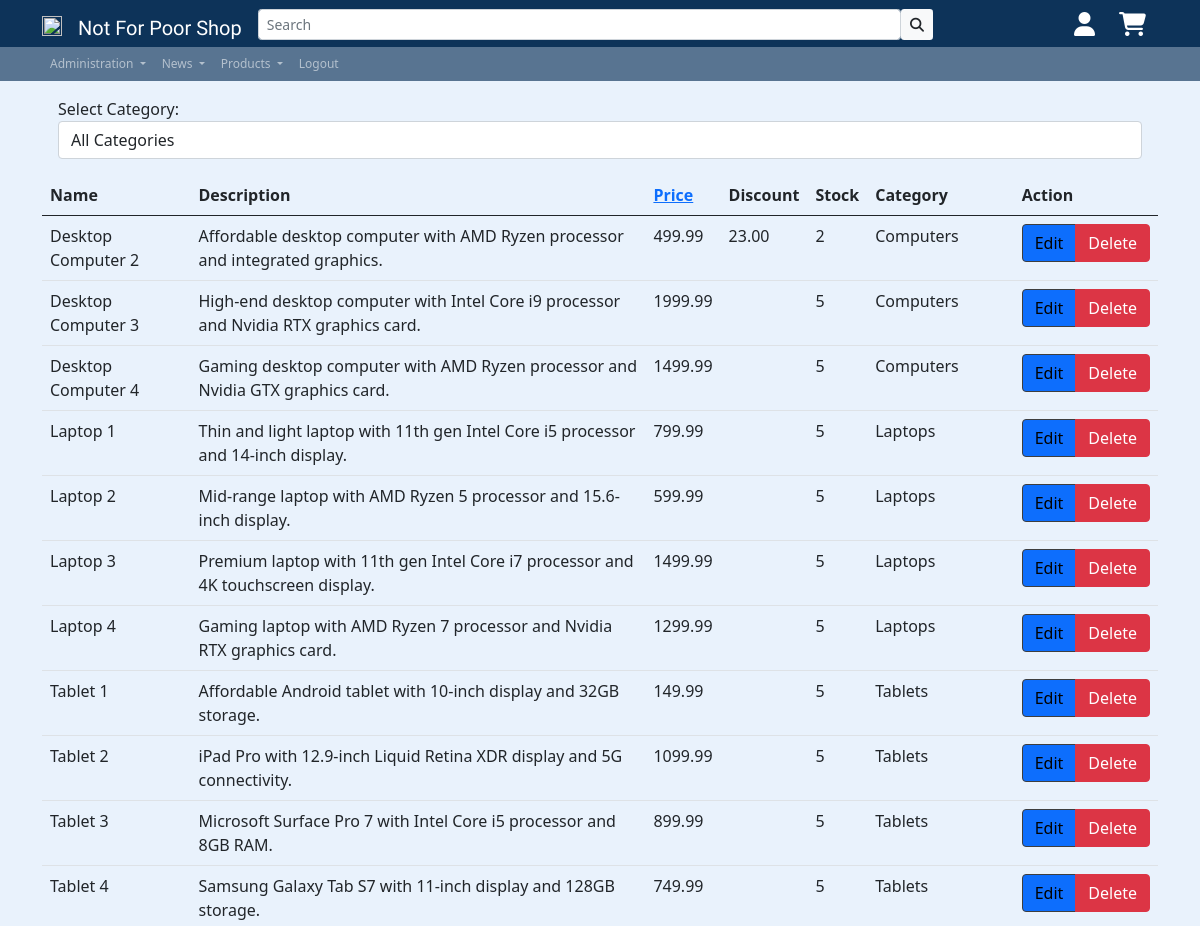
The page /app/inc/pgs/product_sellerpage.php (signed in, upper part) on the database as committed earlier.
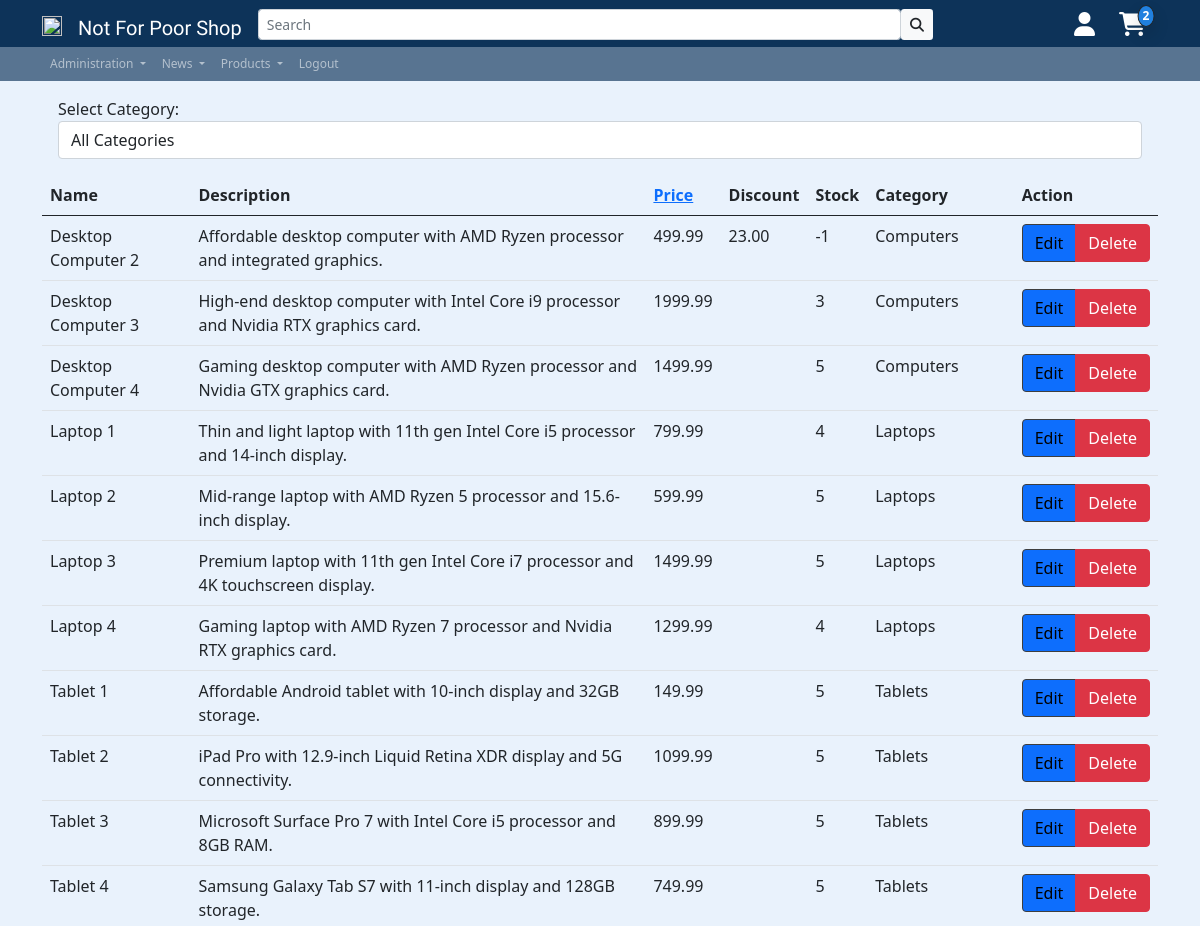
The same page on the database as committed later.
### tables this page shows
CREATE TABLE `products` (
  `id` int(11) NOT NULL,
  `seller_id` int(11) NOT NULL,
  `category_id` int(11) NOT NULL,
  `name` varchar(50) NOT NULL,
  `description` text DEFAULT NULL,
  `price` decimal(10,2) NOT NULL,
  `Discount` decimal(10,2) DEFAULT NULL,
  `Stock` int(11) DEFAULT NULL
);

CREATE TABLE `categories` (
  `id` int(11) NOT NULL,
  `name` varchar(50) NOT NULL
);

### app/config/check_shoppingcart_amount.php (called while the page is built, shortened)
<?php
require_once('dbaccess.php');
$db_obj = new mysqli($host, $user, $password, $database);
$query = "SELECT SUM(quantity) AS totalQuantity FROM shoppingcart WHERE user_id = " . $_SESSION['user_id'];
$result = mysqli_query($db_obj, $query);
if ($result) {
    $row = mysqli_fetch_assoc($result);
    $totalQuantity = $row['totalQuantity'];
    $currentShoppingcartAmount = $totalQuantity;
}

### app/inc/pgs/product_sellerpage.php (the view, shortened to what the changed rows need)
<!DOCTYPE html>
<html lang="en">
<head>
    <?php
    include '../includes/head.php';
    require_once('../../config/dbaccess.php');
    ?>
</head>
<body class="d-flex flex-column min-vh-100">
    <div class="container">
        <?php
        $db_obj = new mysqli($host, $user, $password, $database);
        $sql = 'SELECT * FROM categories';
        $stmt = $db_obj->prepare($sql);
        $stmt->execute();
        $result = $stmt->get_result();
        $categories = $result->fetch_all(MYSQLI_ASSOC);
        $selectedCategoryId = null;
        $sql = 'SELECT * FROM products WHERE seller_id = ?';
        $stmt = $db_obj->prepare($sql);
        if ($selectedCategoryId) {
            $stmt->bind_param('ii', $_SESSION['seller_id'], $selectedCategoryId);
        } else {
            $stmt->bind_param('i', $_SESSION['seller_id']);
        }
        $stmt->execute();
        $result = $stmt->get_result();
        $products = $result->fetch_all(MYSQLI_ASSOC);
        if ($result) {
            echo '<table class="table">';
            echo '<thead><tr><th>Name</th><th>Description</th><th><a href="#" class="sortable" onclick="sortTable(2)">Price</a></th><th>Discount</th><th>Stock</th><th>Category</th><th>Action</th></tr></thead>';
            echo '<tbody>';
            foreach ($products as $product) {
                echo '<tr>';
                echo '<td>' . $product['name'] . '</td>';
                echo '<td>' . $product['description'] . '</td>';
                echo '<td>' . $product['price'] . '</td>';
                echo '<td>' . $product['Discount'] . '</td>';
                echo '<td>' . $product['Stock'] . '</td>';
                echo '<td>' . getCategoryName($product['category_id']) . '</td>';
                echo '<td><div class="btn-group" role="group" aria-label="Product Actions"><a href="#" onclick="editProduct(' . $product['id'] . ')" class="btn btn-primary">Edit</a><a href="#" onclick="deleteProduct(' . $product['id'] . ')" class="btn btn-danger">Delete</a></div></td>';
                echo '</tr>';
            }
            echo '</tbody>';
            echo '</table>';
        } else {
            echo 'Error executing query: ' . $stmt->error;
        }
        function getCategoryName($categoryId)
        {
            global $categories;
            foreach ($categories as $category) {
                if ($category['id'] == $categoryId) {
                    return $category['name'];
                }
            }
            return 'N/A';
        }
        ?>
    </div>
</body>
</html>

### app/inc/includes/nav_logged_in.php (shortened to what the changed rows need)
<?php
include '../../config/check_if_admin.php';
include '../../config/check_shoppingcart_amount.php';
?>
<nav class="navbar sticky-top navbar-expand-sm navbar-dark" id="nav-primary">
    <div class="container">
        <div class="collapse navbar-collapse" id="navbarNav">
            <ul class="navbar-nav align-items-center ms-auto">
                <li class="nav-item">
                    <div class="container">
                        <div class="position-relative">
                            <a href="shoppingcart.php">
                                <?php
                                if ($currentShoppingcartAmount != 0) {
                                    echo '
                                    <span
                                        class="badge position-absolute mt-1 start-100 translate-middle shadow p-1 border border-dark tertiary-bg-color rounded-circle"
                                        id="shopping-cart-amount">';
                                    echo $currentShoppingcartAmount;
                                    echo '
                                    </span>
                                ';
                                }
                                ?>
                                <i class="fa-solid fa-cart-shopping fa-xl" style="color: #ffffff;"></i>
                            </a>
                        </div>
                    </div>
                </li>
            </ul>
        </div>
</nav>

Rows that differ between the two databases and show on the page:
changed products "Desktop Computer 2": Stock "2" → "-1"
changed products "Desktop Computer 3": Stock "5" → "3"
changed products "Laptop 1": Stock "5" → "4"
changed products "Laptop 4": Stock "5" → "4"
Other text that changed with them:
$currentShoppingcartAmount: (not shown) → "2"
